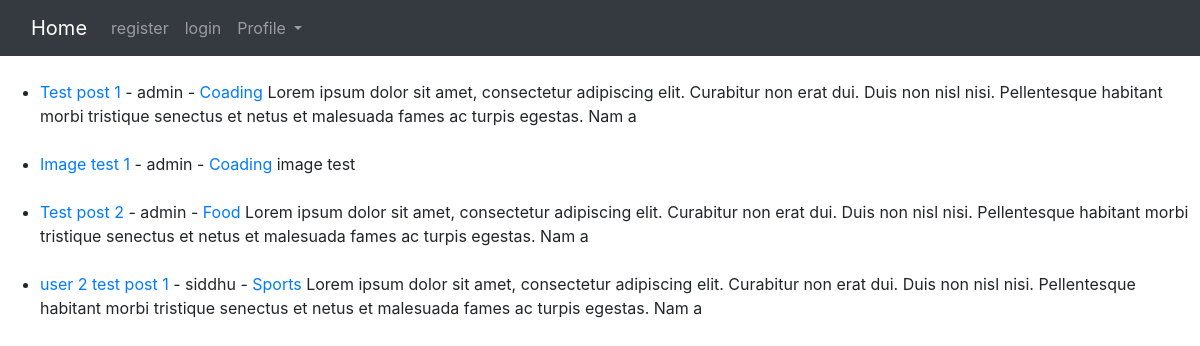
The page / on the database its author committed.
### theblog/models.py (models this page shows, shortened)
class post(models.Model):
    title=models.CharField(max_length=250)
    author=models.ForeignKey(User,on_delete=models.CASCADE)
    body=models.TextField()
    category=models.CharField(choices=choice_list, max_length=250,default="Coding")
    likes=models.ManyToManyField(User,related_name='blog_post')
    post_image=models.ImageField(null=True, blank=True, upload_to="images/post_images/")
    date_created=models.DateTimeField(auto_now_add=True)

### theblog/views.py (the view)
# urls.py: path('',homeview.as_view() , name='home'),
class homeview(ListView):
    model = post
    template_name = 'home.html'

### theblog/templates/home.html (shortened to what this page needs)
{% extends 'base.html'%}
{% block content  %}
<ul>
{% for post in object_list %}
   <li> <a href= "{% url  'detail_view' post.pk %}">{{post.title}}</a> - {{post.author}} -
    <a href="{% url 'category_sort' post.category %}">{{post.category}}</a>
    {{post.body|slice:"0:200"}}
    <br>
    <br></li>
{%endfor%}
</ul>
{% endblock %}

### theblog/templates/base.html (shortened to what this page needs)
{% load static %}
<!doctype html>
<html lang="en">
<head>
  <link rel="stylesheet" href="https://stackpath.bootstrapcdn.com/bootstrap/4.4.1/css/bootstrap.min.css"
>
</head>
<body>
  <nav class="navbar navbar-expand-lg navbar-dark bg-dark">
    <div class="container-fluid">
      <a class="navbar-brand" href="{% url 'home' %}">Home</a>
      <div class="collapse navbar-collapse" id="navbarScroll">
        <ul class="navbar-nav me-auto my-2 my-lg-0 navbar-nav-scroll" style="--bs-scroll-height: 100px;">
          <li class="nav-item">
            {%if user.is_authenticated %}
            <a class="nav-link active" aria-current="page" href="{% url 'add_post' %}"> create post</a>
          </li>
          <li class="nav-item"></li>
          <a class="nav-link active" aria-current="page" href="{% url 'send_email'  %}"> email varification</a>
          </li>
          {% else %}
          <li class="nav-item">
            <a class="nav-link" href="{% url ' register' %}"> register</a>
          <li class="nav-item">
            <a class="nav-link" href="{% url 'login' %}">login</a>
            {%endif%}
          </li>
          <li class="nav-item dropdown">
            <a class="nav-link dropdown-toggle" href="#" id="navbarDropdown" role="button" data-toggle="dropdown"
              aria-haspopup="true" aria-expanded="false">
              Profile
            </a>
          </li>
          </li>
        </ul>
      </div>
    </div>
  </nav>
  <br>
  {% block content %}
  {% endblock %}
</body>
</html>

### rows shown on the page
post: title "Test post 1", author "admin", category "Coading", body "Lorem ipsum dolor sit amet, consectetur adipiscing elit. Curabitur non erat dui. Duis non nisl nisi. Pellentesque habitant morbi tristique senectus et netus et malesuada fames ac turpis egestas. Nam a"
post: title "Image test 1", author "admin", category "Coading", body "image test"
post: title "Test post 2", author "admin", category "Food", body "Lorem ipsum dolor sit amet, consectetur adipiscing elit. Curabitur non erat dui. Duis non nisl nisi. Pellentesque habitant morbi tristique senectus et netus et malesuada fames ac turpis egestas. Nam a"
post: title "user 2 test post 1", author "siddhu", category "Sports", body "Lorem ipsum dolor sit amet, consectetur adipiscing elit. Curabitur non erat dui. Duis non nisl nisi. Pellentesque habitant morbi tristique senectus et netus et malesuada fames ac turpis egestas. Nam a"
